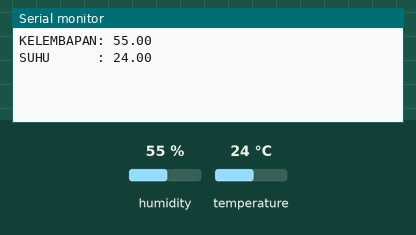
A sketch run on a simulated ESP8266 (NodeMCU). Shown: the last lines printed to the serial monitor. Inputs (shaded band) come from the test bench; at power-on: humidity 55 %, temperature 24 °C. WiFi joins after 1.5 s; servers stay silent unless stated.

Above: at 3.0 s.
3.1 s: humidity set to 22 %
At 4.4 s:
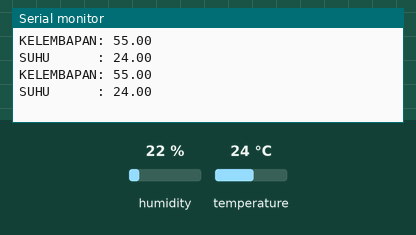
4.6 s: temperature set to 12 °C
At 6.0 s:
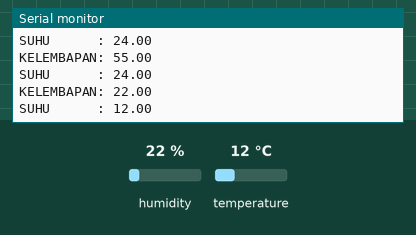
6.1 s: humidity set to 40 %
At 7.6 s:
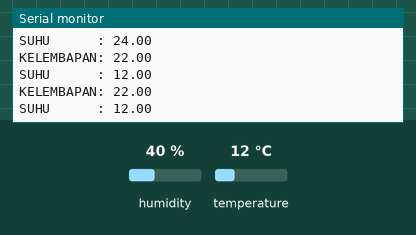
Timing chart, 0 to 9.1 s (numbered marks = the images above; inputs shaded):
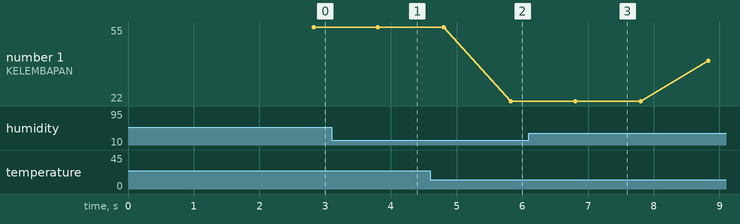

Measured:
- after the input at 4.6 s, the serial monitor: prints a new line after 1.2 s (image 2)
- plotted number 1: 22 → 40 after the input at 6.1 s

The sketch:

sensor_suhu.ino
```cpp
#define BLYNK_PRINT Serial

#define BLYNK_TEMPLATE_ID "TMPL6c93au1kM"
#define BLYNK_TEMPLATE_NAME "Tertanam"

#include <DHT.h>
#include <ESP8266WiFi.h>
#include <BlynkSimpleEsp8266.h>


#define LED_PIN LED_BUILTIN
bool ledState = false;
bool ledStateUpdated = true;
uint32_t tUpdate = 0;
#define DHTPIN D6  // Pemilihan Pin D2 dan pendeklarasian variabel
#define DHTTYPE DHT11

char auth[] = "9sE4MidQJqHFnkqYUD591eWYkRmrOLSQ"; // masukkan kode autentikasi disini
char ssid[] = "Blank"; //nama wifi
char pass[] = ""; //password

BlynkTimer timer;
float t;
float h;
DHT dht(DHTPIN, DHTTYPE);
void setup(){ //Pengaturan Variabel
  Serial.begin(9600);
  Blynk.begin(auth, ssid, pass);
  dht.begin();
  timer.setInterval(1000L, sendSensor);
}

void loop(){ //Perulangan Program
  Blynk.run();
  timer.run();
}

void sendSensor(){ //Pengaturan Variabel Sensor dan Virtual Pin
  h = dht.readHumidity();
  t = dht.readTemperature();
  if (isnan(h) || isnan(t)) {
    Serial.println("Failed to read from DHT sensor!");
    return;
  }
  Serial.print("KELEMBAPAN: "); Serial.println(h);
  Serial.print("SUHU      : "); Serial.println(t);
  Blynk.virtualWrite(V4, t);
  Blynk.virtualWrite(V5, h);
//  Blynk.virtualWrite(V3, t);
//  Blynk.virtualWrite(V4, h);
}
```
